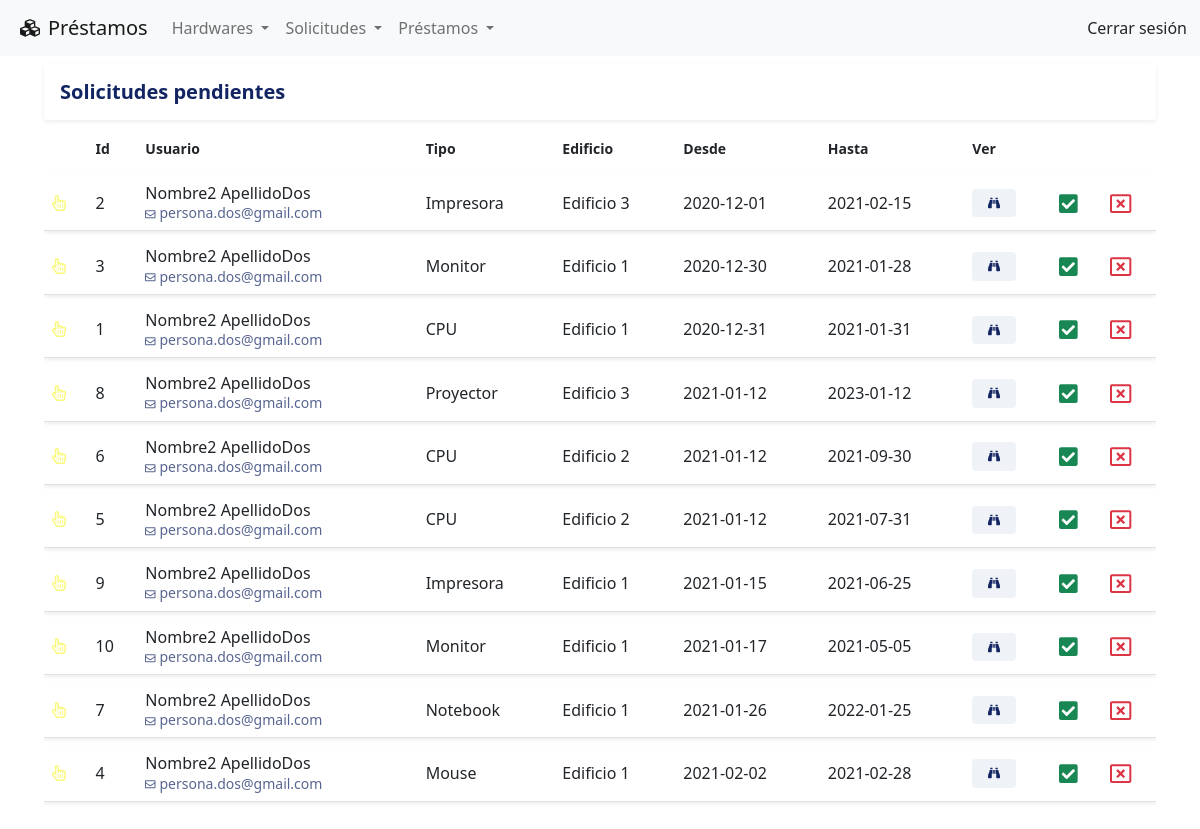
The app's page /solicitud/pendiente, older data.
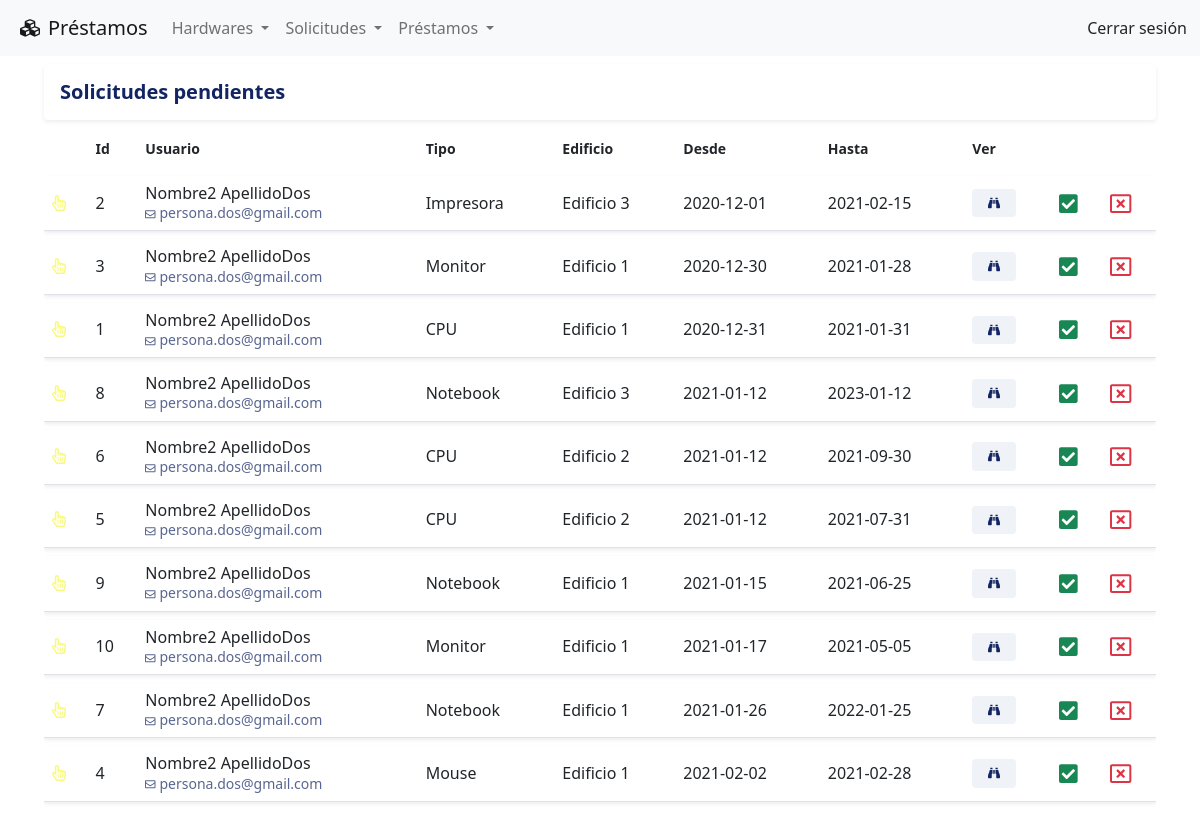
The same page, newer data.
### tables this page shows
CREATE TABLE IF NOT EXISTS solicitudes
( 
    id_solicitud INT AUTO_INCREMENT PRIMARY KEY NOT NULL, 
    id_tipo_hardware INT NOT NULL,
    id_usuario INT NOT NULL,
    id_edificio INT NOT NULL ,
    fecha_desde DATE NOT NULL,
    fecha_hasta DATE NOT NULL,
    motivo_solicitud VARCHAR(1024) NOT NULL,
    id_estado_solicitud INT NOT NULL ,
    created_at TIMESTAMP DEFAULT CURRENT_TIMESTAMP,
    updated_at DATETIME DEFAULT CURRENT_TIMESTAMP ON UPDATE CURRENT_TIMESTAMP,
    FOREIGN KEY (id_tipo_hardware) REFERENCES tipos_hardware(id_tipo_hardware),
    FOREIGN KEY (id_usuario) REFERENCES usuarios(id_usuario),
    FOREIGN KEY (id_edificio) REFERENCES edificios(id_edificio)
);

CREATE TABLE IF NOT EXISTS usuarios
( 
    id_usuario INT AUTO_INCREMENT PRIMARY KEY NOT NULL, 
    nombre VARCHAR(60) NOT NULL, 
    apellido VARCHAR(60) NOT NULL, 
    email VARCHAR(60) NOT NULL UNIQUE,
    password VARCHAR(20) NOT NULL,
    id_rol_usuario INT NOT NULL,
    created_at TIMESTAMP DEFAULT CURRENT_TIMESTAMP,
    updated_at DATETIME DEFAULT CURRENT_TIMESTAMP ON UPDATE CURRENT_TIMESTAMP
);

CREATE TABLE IF NOT EXISTS tipos_hardware
(
    id_tipo_hardware INT AUTO_INCREMENT PRIMARY KEY NOT NULL,
    tipo_hardware VARCHAR(40) NOT NULL UNIQUE,
    created_at TIMESTAMP DEFAULT CURRENT_TIMESTAMP,
    updated_at DATETIME DEFAULT CURRENT_TIMESTAMP ON UPDATE CURRENT_TIMESTAMP
);

CREATE TABLE IF NOT EXISTS edificios
( 
    id_edificio INT AUTO_INCREMENT PRIMARY KEY NOT NULL, 
    edificio VARCHAR(60) NOT NULL UNIQUE,
    created_at TIMESTAMP DEFAULT CURRENT_TIMESTAMP,
    updated_at DATETIME DEFAULT CURRENT_TIMESTAMP ON UPDATE CURRENT_TIMESTAMP
);

### index.php (called while the page is built, shortened)
<?php
    require_once "config/database.php";
    include_once "views/layouts/header.php";
    include_once "views/layouts/navbar.php";
    include_once "views/layouts/main.php";
    include_once "views/layouts/footer.php";
?>

### controllers/solicitudController.php (called while the page is built, shortened)
<?php
require_once 'models/solicitudModel.php';
class SolicitudController{
    public function pendiente() {
        $solicitud = new SolicitudModel();
        $solicitudes = $solicitud->getAll();
        $solicitud->setEncabezado('pendientes');
        $estado = 3;
        require_once 'views/solicitud/listado.php';
    }
}

### config/database.php (called while the page is built)
<?php
class Database {
    public static function connect(){
        $db = new mysqli('localhost', 'root', '', 'prestamos');
        $db->query ("SET NAMES 'utf-8'");
        return $db;
    }
}

### models/solicitudModel.php (called while the page is built, shortened)
<?php
class SolicitudModel{
        private $db;
        private $encabezado;
    public function __construct() {
        $this->db = Database::connect();
    }
    public function getEncabezado() {
        return $this->encabezado;
    }
    public function setEncabezado($encabezado) {
        $this->encabezado = $encabezado;
    }
    public function getAll() {
        $query =    "SELECT
                        solicitudes.id_solicitud,
                        tipos_hardware.tipo_hardware,
                        usuarios.nombre,
                        usuarios.apellido,
                        usuarios.email,
                        edificios.edificio,
                        solicitudes.fecha_desde,
                        solicitudes.fecha_hasta,
                        estados_solicitud.id_estado_solicitud
                    FROM
                        solicitudes
                    INNER JOIN
                        tipos_hardware ON solicitudes.id_tipo_hardware = tipos_hardware.id_tipo_hardware
                    INNER JOIN
                        usuarios ON solicitudes.id_usuario  = usuarios.id_usuario
                    INNER JOIN
                        edificios ON solicitudes.id_edificio = edificios.id_edificio
                    INNER JOIN
                        estados_solicitud ON solicitudes.id_estado_solicitud =  estados_solicitud.id_estado_solicitud
                    GROUP BY solicitudes.id_solicitud
                    ORDER BY solicitudes.fecha_desde;";
        $solicitudes = $this->db->query($query);
        return $solicitudes;
    }
}

### views/solicitud/listado.php (the view, shortened to what this page needs)
<div class="row">
    <div class="col align-middle">
        <div class="card d-inline-block border-0 shadow-sm shadow-hover w-100">
            <div class="card-body d-flex justify-content-between align-items-center">
                <h5 class="mb-0"> Solicitudes <?= $solicitud->getEncabezado()?></h5>
			</div>
        </div>
    </div>
</div>
<div class="row">
    <div class="col">
        <div class="table-responsive">
            <table class="table table-hover">
                <thead class="thead-light">
                    <tr>
                        <th scope="col"><small class="font-weight-bold"><small></th>
                        <th scope="col"><small class="font-weight-bold">Id<small></th>
                        <th scope="col"><small class="font-weight-bold">Usuario<small></th>
                        <th scope="col"><small class="font-weight-bold">Tipo<small></th>
                        <th scope="col"><small class="font-weight-bold">Edificio<small></th>
                        <th scope="col"><small class="font-weight-bold">Desde<small></th>
                        <th scope="col"><small class="font-weight-bold">Hasta<small></th>
                        <th scope="col"><small class="font-weight-bold">Ver<small></th>
                        <th scope="col"><small class="font-weight-bold"><small></th>
                        <th scope="col"><small class="font-weight-bold"><small></th>
                    </tr>
                </thead>
                <tbody>
                    <?php while($dato = $solicitudes->fetch_object()): ?>
                    <?php  $estadoSolicitud = $dato->id_estado_solicitud;
                        if($estadoSolicitud == $estado) {
                    ?>
                        <tr class="shadow-sm">
                            <td class="align-middle">
                                <i class="far fa-hand-pointer"
                                    <?php
                                        switch ($estado) {
                                            case 3:
                                                echo 'style="color:rgba(244, 244, 0, 0.5)"';
                                                break;
                                        }
                                    ?>
                                > </i>
                            </td>
                            <td class="align-middle"><span><?= $dato->id_solicitud; ?></span></td>
                            <td><span class="d-block"></i>     <?= $dato->nombre; ?> <?= $dato->apellido; ?>
                                </span><small class="text-muted"><i class="far fa-envelope fa-xs"></i>     <?= $dato->email; ?></small>
                            </td>
                            <td class="align-middle"><span><?= $dato->tipo_hardware; ?></span></td>
                            <td class="align-middle"><span><?= $dato->edificio; ?></span></td>
                            <td class="align-middle"><span><?= $dato->fecha_desde; ?></span></td>
                            <td class="align-middle"><span><?= $dato->fecha_hasta; ?></span></td>
                            <td class="align-middle">
                                <a href = "<?= URL ?>solicitud/editar&id=<?=$dato->id_solicitud?>">
                                    <span class="badge badge-secondary"><i class="fas fa-binoculars"></i></span>
                                </a>
                            </td>
                            <td class="align-middle">
                                <a href = "<?= URL ?>solicitud/confirmarSolicitud&id=<?=$dato->id_solicitud?>">
                                    <span><i class="fas fa-check-square text-success fa-lg"></i></span>
                                </a>
                            </td>
                            <td class="align-middle">
                                <a href = "<?= URL ?>solicitud/rechazar&id=<?=$dato->id_solicitud?>">
                                    <span><i class="far fa-window-close text-danger fa-lg"></i></span>
                                </a>
                            </td>
                        </tr>
                    <?php } endwhile; ?>
                </tbody>
            </table>
        </div>
    </div>
</div>

### views/layouts/header.php (shortened to what this page needs)
<!DOCTYPE html>
<html lang="es">
<head>
    <link rel="stylesheet" href="<?php echo URL ?>public/css/bootstrap.min.css" />
    <link rel="stylesheet" href="<?php echo URL ?>public/css/all.min.css" />
    <link rel="stylesheet" href="<?php echo URL ?>public/css/style.css" />
</head>
<body>

### views/layouts/navbar.php (shortened to what this page needs)
<nav class="navbar navbar-expand-lg navbar-light bg-light">
    <div class="container-fluid">
        <a class="navbar-brand" href="<?php echo URL ?>"><i class="fas fa-cubes mx-2"></i>Préstamos</a>
        <div class="collapse navbar-collapse" id="navbarSupportedContent">
        <ul class="navbar-nav me-auto mb-2 mb-lg-0">
            <li class="nav-item dropdown">
                <a class="nav-link dropdown-toggle" href="#" id="navbarDropdown" role="button" data-bs-toggle="dropdown" aria-expanded="false">
                    Hardwares
                </a>
            </li>
            <li class="nav-item dropdown">
                <a class="nav-link dropdown-toggle" href="#" id="navbarDropdown" role="button" data-bs-toggle="dropdown" aria-expanded="false">
                    Solicitudes
                </a>
            </li>
            <li class="nav-item dropdown">
                <a class="nav-link dropdown-toggle" href="#" id="navbarDropdown" role="button" data-bs-toggle="dropdown" aria-expanded="false">
                    Préstamos
                </a>
            </li>
        </ul>
            <span class="d-flex ">
                <a class="btn p-0" type="submit">Cerrar sesión</a>
            </span>
        </div>
    </div>
</nav>

### views/layouts/main.php (shortened to what this page needs)
<div class="container-fluid">
  <div class="row justify-content-center m-1 p-1">
  <?php
    if(isset($_GET['controller'])){
      $nombre_controlador = $_GET['controller'].'Controller';
    }elseif(!isset($_GET['controller']) && !isset($_GET['action'])){
      $nombre_controlador = CONTROLLER_DEFAULT;
    }else{
      show_error();
      exit();
    }
    if(class_exists($nombre_controlador)){
      $controlador = new $nombre_controlador();
      if(isset($_GET['action']) && method_exists($controlador, $_GET['action'])){
        $action = $_GET['action'];
        $controlador->$action();
      }elseif(!isset($_GET['controller']) && !isset($_GET['action'])){
        $action_default = ACTION_DEFAULT;
        $controlador->$action_default();
      }else{
        show_error();
      }
    }else{
      show_error();
    }
    ?>
  </div>
</div>

### views/layouts/footer.php (shortened to what this page needs)
</body>
</html>

### public/css/style.css (style rules this page uses)
:root { --primary: #122562; --light: #ffffff; --light-blue: #F5F6FA; --grey: #eff2f7; }
h1, h2, h3, h4, h5, h6 { color: var(--primary); font-weight: 700; }
.text-muted { color: var(--primary) !important; opacity: .7; }
.shadow-sm { box-shadow: 0 0 1.25rem rgba(11,37,75,.05); }
.shadow-hover { transition: 1s ease-in-out; }
.badge { padding: .5rem 1rem; }
.badge-secondary { background-color: var(--grey); color: var(--primary); }
table { border-collapse: separate; border-spacing: 0 .5rem; }
table thead th { border: 0 !important; }
table tbody tr { background-color: var(--light); }
table tbody td { border-top: 0 !important; line-height: 1.2; }
html { position: relative; min-height: 100%; }
body { margin-bottom: 60px; }

Row changes from the older to the newer data that the page shows:
changed solicitudes id 8: id_tipo_hardware.tipo_hardware "Proyector" → "Notebook"
changed solicitudes id 9: id_tipo_hardware.tipo_hardware "Impresora" → "Notebook"
